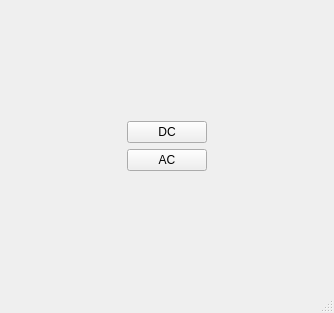
<?xml version="1.0" encoding="UTF-8"?>
<ui version="4.0">
 <class>MainWindow</class>
 <widget class="QMainWindow" name="MainWindow">
  <property name="geometry">
   <rect>
    <x>0</x>
    <y>0</y>
    <width>334</width>
    <height>313</height>
   </rect>
  </property>
  <property name="windowTitle">
   <string>MainWindow</string>
  </property>
  <widget class="QWidget" name="centralwidget">
   <property name="sizePolicy">
    <sizepolicy hsizetype="Fixed" vsizetype="Fixed">
     <horstretch>0</horstretch>
     <verstretch>0</verstretch>
    </sizepolicy>
   </property>
   <layout class="QHBoxLayout" name="horizontalLayout">
    <item>
     <spacer name="horizontalSpacer">
      <property name="orientation">
       <enum>Qt::Orientation::Horizontal</enum>
      </property>
      <property name="sizeHint" stdset="0">
       <size>
        <width>40</width>
        <height>20</height>
       </size>
      </property>
     </spacer>
    </item>
    <item>
     <layout class="QVBoxLayout" name="verticalLayout">
      <item>
       <spacer name="verticalSpacer">
        <property name="orientation">
         <enum>Qt::Orientation::Vertical</enum>
        </property>
        <property name="sizeHint" stdset="0">
         <size>
          <width>20</width>
          <height>40</height>
         </size>
        </property>
       </spacer>
      </item>
      <item>
       <widget class="QPushButton" name="DCpushButton">
        <property name="sizePolicy">
         <sizepolicy hsizetype="Preferred" vsizetype="Fixed">
          <horstretch>0</horstretch>
          <verstretch>0</verstretch>
         </sizepolicy>
        </property>
        <property name="text">
         <string>DC</string>
        </property>
       </widget>
      </item>
      <item>
       <widget class="QPushButton" name="ACpushButton">
        <property name="sizePolicy">
         <sizepolicy hsizetype="Preferred" vsizetype="Fixed">
          <horstretch>0</horstretch>
          <verstretch>0</verstretch>
         </sizepolicy>
        </property>
        <property name="text">
         <string>AC</string>
        </property>
       </widget>
      </item>
      <item>
       <spacer name="verticalSpacer_2">
        <property name="orientation">
         <enum>Qt::Orientation::Vertical</enum>
        </property>
        <property name="sizeHint" stdset="0">
         <size>
          <width>20</width>
          <height>40</height>
         </size>
        </property>
       </spacer>
      </item>
     </layout>
    </item>
    <item>
     <spacer name="horizontalSpacer_2">
      <property name="orientation">
       <enum>Qt::Orientation::Horizontal</enum>
      </property>
      <property name="sizeHint" stdset="0">
       <size>
        <width>40</width>
        <height>20</height>
       </size>
      </property>
     </spacer>
    </item>
   </layout>
  </widget>
  <widget class="QMenuBar" name="menubar">
   <property name="geometry">
    <rect>
     <x>0</x>
     <y>0</y>
     <width>334</width>
     <height>33</height>
    </rect>
   </property>
  </widget>
  <widget class="QStatusBar" name="statusbar"/>
 </widget>
 <resources/>
 <connections/>
</ui>
